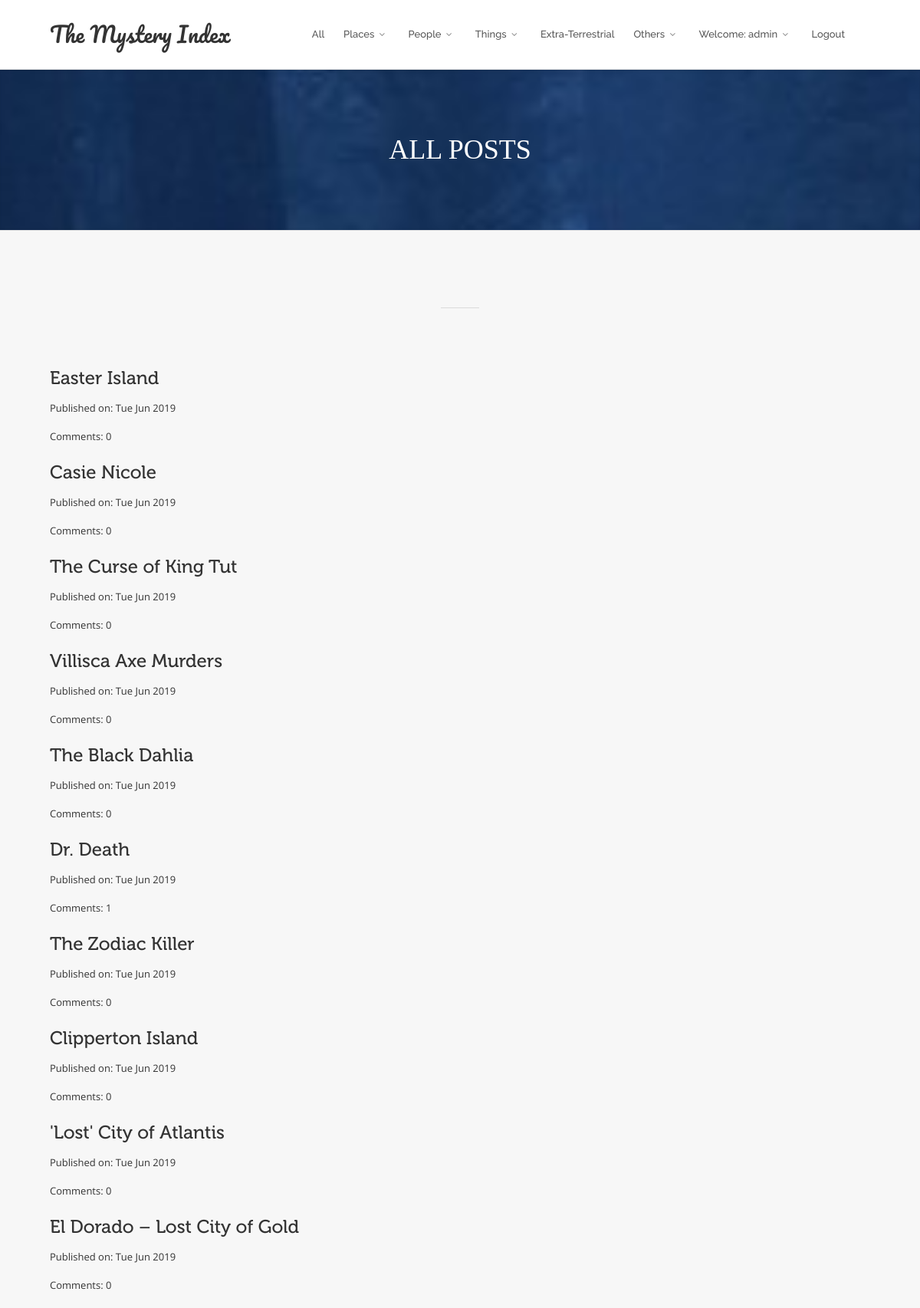
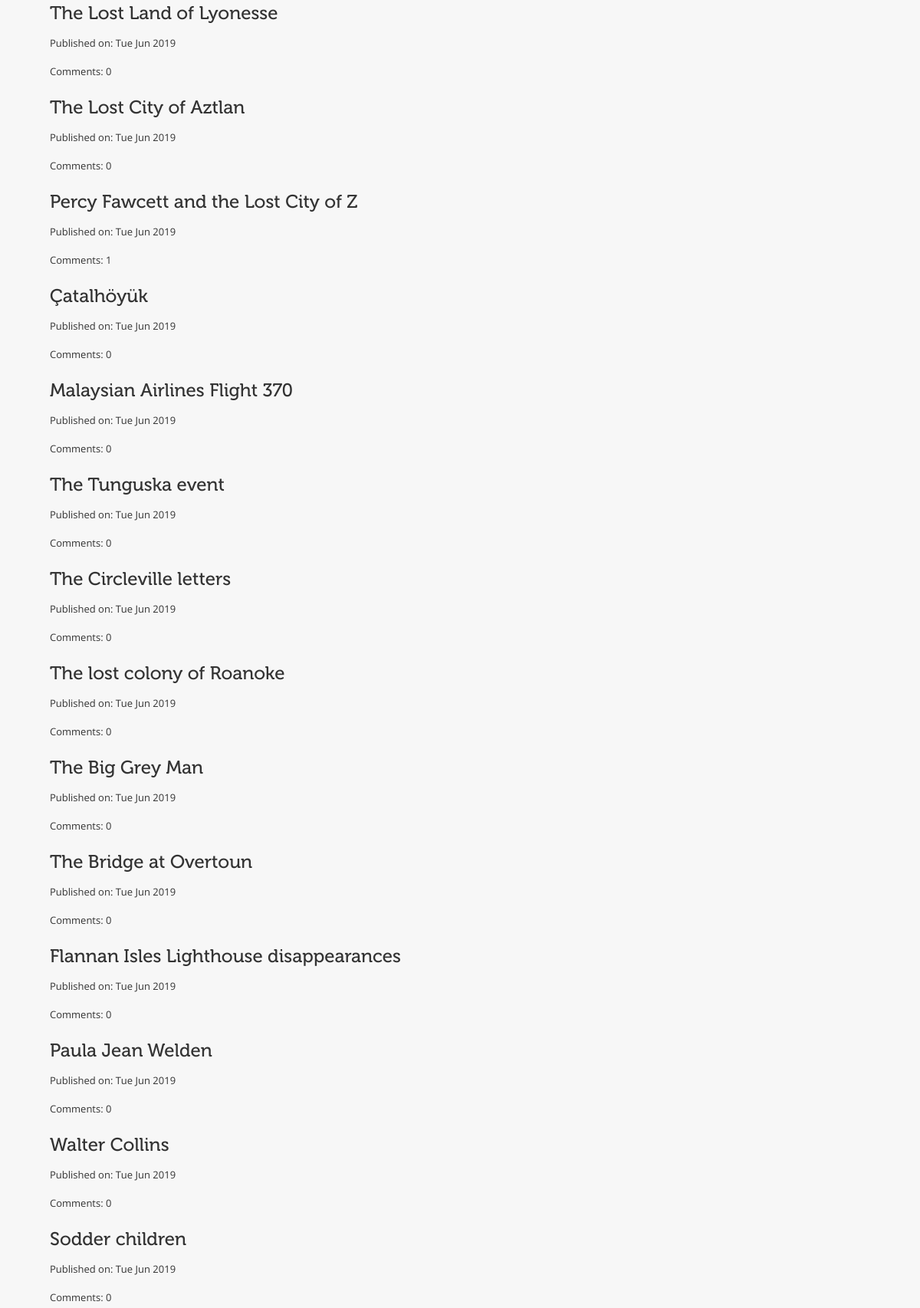
Page /blog/ (signed in, upper part) on the committed database (2 pictures, top to bottom).
### blog/models.py (models this page shows, shortened)
class Post(models.Model):
    author = models.ForeignKey('auth.User',on_delete=models.CASCADE)
    title = models.CharField(max_length=200)
    category = models.ForeignKey('blog.Categories',related_name='category',on_delete=models.CASCADE)
    text = models.TextField()
    image = models.ImageField(upload_to='posts')
    create_date = models.DateTimeField(default=timezone.now)
    published_date = models.DateTimeField(blank=True,null=True)
    def approve_comments(self):
        return self.comments.filter(approved_comment=True)

### blog/views.py (the view)
# urls.py: path('blog/',views.PostListView.as_view(),name='post_list'),
class PostListView(ListView):
    model = Post
    def get_context_data(self,**kwargs):
        context  = super().get_context_data(**kwargs)
        context['title'] = "ALL POSTS"
        context['img']="media/headers/main.jpg"
        return context
    def get_queryset(self):
        return Post.objects.filter(published_date__lte=timezone.now()).order_by('-published_date')

### blog/templates/blog/post_list.html
{% extends 'blog/base.html' %}
{% load static %}
{% block content %}
  <div class="v-parallax v-bg-stylish v-bg-stylish-v10" id="download" style="background-image: url({% static img %});">
    <div class="container">
      <div class="row center">
        <div class="col-sm-12">
            <div class="v-content-wrapper">
                    <p class="v-smash-text-large-2x">
                        <span>{{title}}</span>
                    </p>
                </div>
              </div>
            </div>
          </div>
        </div>
        <div class="v-parallax v-bg-stylish v-bg-stylish-v4 no-shadow" id="posts">
            <div class="container">
                <div class="row">
                    <div class="col-sm-12">
                    <div class="horizontal-break"></div>
                <div class="v-spacer col-sm-12 v-height-standard"></div>
                {% for post in post_list %}
                    <div class="post">
                        <h1><a href="{% url 'post_detail' pk=post.pk %}">{{ post.title }}</a></h1>
                        <div class="date">
                            <p>Published on: {{ post.published_date|date:"D M Y"}}</p>
                        </div>
                        <a href="{% url 'post_detail' pk=post.pk %}">Comments: {{ post.approve_comments.count }}</a>
                    </div>
                {% endfor %}
            </div>
          </div>
        </div>
    </div>
{% endblock %}

### blog/templates/blog/base.html (shortened to what this page needs)
<!DOCTYPE html>
{% load static %}
<html>
<head>
    <link rel="stylesheet" href="//cdn.jsdelivr.net/medium-editor/latest/css/medium-editor.min.css" type="text/css" media="screen" charset="utf-8">
    <link href="{% static 'css/bootstrap.min.css' %}" rel="stylesheet" />
    <link href="{% static 'css/style.css' %}" rel="stylesheet" />
    <link href="{% static 'css/font-awesome.min.css' %}" rel="stylesheet" />
    <link href="{% static 'css/v-nav-menu.css' %}" rel="stylesheet" />
    <link href="{% static 'css/v-animation.css' %}" rel="stylesheet" />
    <link href="{% static 'css/v-bg-stylish.css' %}" rel="stylesheet" />
    <link href="{% static 'css/v-shortcodes.css' %}" rel="stylesheet" />
    <link href="{% static 'css/theme-responsive.css' %}" rel="stylesheet" />
    <link href="{% static 'plugins/owl-carousel/owl.theme.css' %}" rel="stylesheet" />
    <link href="{% static 'plugins/owl-carousel/owl.carousel.css' %}" rel="stylesheet" />
    <link href="{% static 'plugins/rs-plugin/css/settings.css' %}" rel="stylesheet" />
    <link href="{% static 'plugins/rs-plugin/css/custom-captions.css' %}" rel="stylesheet" />
    <link rel="stylesheet" href="{% static 'css/custom.css' %}">
</head>
<body class="no-page-top">
    <header class="header" data-bg-color="rgba(9, 103, 139, 0.36)" data-font-color="#fff">
      <div class="container">
        <div class="logo">
          <a href="{% url 'index' %}" style="font-family: 'Pacifico', cursive; font-size: 28px">
              The Mystery Index
          </a>
        </div>
        <div class="navbar-collapse nav-main-collapse collapse">
          <nav class="nav-main mega-menu one-page-menu">
            <ul class="nav nav-pills nav-main" id="mainMenu">
                <li>
                    <a data-hash href="{% url 'post_list' %}">All</a>
                </li>
                <li class="dropdown">
                    <a class="dropdown-toggle menu-icon" href="#"></i>Places <i class="fa fa-caret-down"></i></a>
                </li>
                <li class="dropdown">
                    <a class="dropdown-toggle menu-icon" href="#"></i>People <i class="fa fa-caret-down"></i></a>
                </li>
                <li class="dropdown">
                    <a class="dropdown-toggle menu-icon" href="#"></i>Things <i class="fa fa-caret-down"></i></a>
                </li>
                <li>
                    <a data-hash href="{% url 'extra-terrestrial' %}"></i>Extra-Terrestrial</a>
                </li>
                <li class="dropdown">
                    <a class="dropdown-toggle menu-icon" href="#"></i>Others <i class="fa fa-caret-down"></i></a>
                </li>
                {% if user.is_authenticated %}
                <li class="dropdown">
                    <a class="dropdown-toggle menu-icon" href="#"></i>Welcome: {{ user.username }} <i class="fa fa-caret-down"></i></a>
                </li>
                <li>
                    <a data-hash href="{% url 'logout' %}"></i>Logout</a>
                </li>
                {% else %}
                <li>
                    <a data-hash href="{% url 'login' %}"></i>Login</a>
                </li>
                {% endif %}
            </ul>
          </nav>
        </div>
      </div>
    </header>
	  {% block content %}
    {% endblock %}
</body>
</html>

### blog/static/css/v-nav-menu.css (style rules this page uses)
header { clear: both; background: #FFF; position: fixed; top: 0; width: 100%; z-index: 1001; border-bottom: 1px solid #e1e1e1; box-shadow: 0 1px 4px rgba(0, 0, 0, 0.10); -moz-transition: all 0.2s; -o-transition: all 0.2s; -webkit-transition: all 0.2s; transition: all 0.2s; }
nav.nav-main.one-page-menu .fa { margin-right: 6px; font-size: 14px; }
body.no-page-top { background: #EDEFF2; }
body { padding-top: 90px; }
body .shopping-cart-widget, body .logo, body .search, body nav ul.nav-main { -moz-transition: all 0.3s; -o-transition: all 0.3s; -webkit-transition: all 0.3s; transition: all 0.3s; }
header > .container { position: relative; }
header div.logo { display: table; position: absolute; height: 90px; }
header div.logo a { display: table-cell; vertical-align: middle; }
header nav.nav-main { float: right; }
header .nav > li > a { padding: 35px 15px; }
header .nav-pills > li { margin-right: 3px; }
header div.nav-main-collapse, header div.nav-main-collapse.in { overflow-y: visible; }
header nav ul.nav-main i.fa-caret-down { background: transparent; border-radius: 100%; color: #888; display: inline-block; font-size: 10px; height: 14px; line-height: 15px; position: relative; text-align: center; top: -1px; width: 10px; }
header nav ul.nav-main > li + li { margin-left: -8px; }
header nav ul.nav-main li a { font-style: normal; line-height: 20px; position: relative; background: none; text-transform: none; display: block; color: #555; letter-spacing: 0px; text-shadow: 0 0px 0px rgba(0, 0, 0, 0.0); font-size: 13px; font-weight: 500; font-family: Raleway !important; }
header nav ul.nav-main i.fa-caret-down.fa-caret-down:before { content: "\f107"; font-size: 12px; vertical-align: -1px; margin-left: 3px; }
header nav ul.nav-pills > li > a:before { display: none; }
header nav ul.nav-pills > li > a, header nav ul.nav-pills > li > a:hover, header nav ul.nav-pills > li > a:focus, header nav ul.nav-pills > li.active > a, header nav ul.nav-pills > li.active > a:hover, header nav ul.nav-pills > li.active > a:focus { -moz-border-radius: 0; -webkit-border-radius: 0; border-radius: 0; border: 0; background-color:transparent; }

### blog/static/css/v-bg-stylish.css (style rules this page uses)
.v-bg-stylish.v-bg-stylish-v4 { background-color: #f7f7f7; border-color: #e4e4e4; }
.v-bg-stylish.v-bg-stylish-v4, .v-bg-stylish.v-bg-stylish-v4 h1, .v-bg-stylish.v-bg-stylish-v4 h2, .v-bg-stylish.v-bg-stylish-v4 h3, .v-bg-stylish.v-bg-stylish-v4 h3, .v-bg-stylish.v-bg-stylish-v4 h4, .v-bg-stylish.v-bg-stylish-v4 h5, .v-bg-stylish.v-bg-stylish-v4 h6, .v-bg-stylish-v4 .carousel-wrap > a { color: #333; }
.v-bg-stylish.v-bg-stylish-v10 { background-color: #25CBF5; }
.v-bg-stylish.v-bg-stylish-v10, .v-bg-stylish.v-bg-stylish-v10 h1, .v-bg-stylish.v-bg-stylish-v10 h2, .v-bg-stylish.v-bg-stylish-v10 h3, .v-bg-stylish.v-bg-stylish-v10 h3, .v-bg-stylish.v-bg-stylish-v10 h4, .v-bg-stylish.v-bg-stylish-v10 h5, .v-bg-stylish.v-bg-stylish-v10 h6, .v-bg-stylish-v10 .carousel-wrap > a { color: #ffffff; }

### blog/static/css/v-shortcodes.css (style rules this page uses)
.nav > li > a { padding: 10px 18px; }
.v-parallax { padding-top: 80px !important; padding-bottom: 80px !important; overflow: hidden; position: relative; width: 100%; background-attachment: fixed; -moz-background-size: cover; -webkit-background-size: cover; background-size: cover; background-repeat: no-repeat; background-position: center center; }
.v-parallax .v-content-wrapper { position: relative; z-index: 5; }
.v-parallax .v-content-wrapper p:last-child { margin-bottom: 0; }
.horizontal-break { height: 1px; width: 50px; margin: 20px auto 25px; background-color: #DADADA; }

### blog/static/css/custom.css (style rules this page uses)
@media (min-width: 1200px) { .container { width: 1100px; } }

### blog/templates/blog/base.html (style rules this page uses)
* { box-sizing: border-box; }

### rows in the picture
Post: title "Easter Island", published_date "Tue Jun 2019", approve_comments.count "0"
Post: title "Casie Nicole", published_date "Tue Jun 2019", approve_comments.count "0"
Post: title "The Curse of King Tut", published_date "Tue Jun 2019", approve_comments.count "0"
Post: title "Villisca Axe Murders", published_date "Tue Jun 2019", approve_comments.count "0"
Post: title "The Black Dahlia", published_date "Tue Jun 2019", approve_comments.count "0"
Post: title "Dr. Death", published_date "Tue Jun 2019", approve_comments.count "1"
Post: title "The Zodiac Killer", published_date "Tue Jun 2019", approve_comments.count "0"
Post: title "Clipperton Island", published_date "Tue Jun 2019", approve_comments.count "0"
Post: title "'Lost' City of Atlantis", published_date "Tue Jun 2019", approve_comments.count "0"
Post: title "El Dorado – Lost City of Gold", published_date "Tue Jun 2019", approve_comments.count "0"
Post: title "The Lost Land of Lyonesse", published_date "Tue Jun 2019", approve_comments.count "0"
Post: title "The Lost City of Aztlan", published_date "Tue Jun 2019", approve_comments.count "0"
Post: title "Percy Fawcett and the Lost City of Z", published_date "Tue Jun 2019", approve_comments.count "1"
Post: title "Çatalhöyük", published_date "Tue Jun 2019", approve_comments.count "0"
Post: title "Malaysian Airlines Flight 370", published_date "Tue Jun 2019", approve_comments.count "0"
Post: title "The Tunguska event", published_date "Tue Jun 2019", approve_comments.count "0"
Post: title "The Circleville letters", published_date "Tue Jun 2019", approve_comments.count "0"
Post: title "The lost colony of Roanoke", published_date "Tue Jun 2019", approve_comments.count "0"
Post: title "The Big Grey Man", published_date "Tue Jun 2019", approve_comments.count "0"
Post: title "The Bridge at Overtoun", published_date "Tue Jun 2019", approve_comments.count "0"
Post: title "Flannan Isles Lighthouse disappearances", published_date "Tue Jun 2019", approve_comments.count "0"
Post: title "Paula Jean Welden", published_date "Tue Jun 2019", approve_comments.count "0"
Post: title "Walter Collins", published_date "Tue Jun 2019", approve_comments.count "0"
Post: title "Sodder children", published_date "Tue Jun 2019", approve_comments.count "0"

### other values in the picture
{{ user.username }} "admin"
{{ title }} "ALL POSTS"
